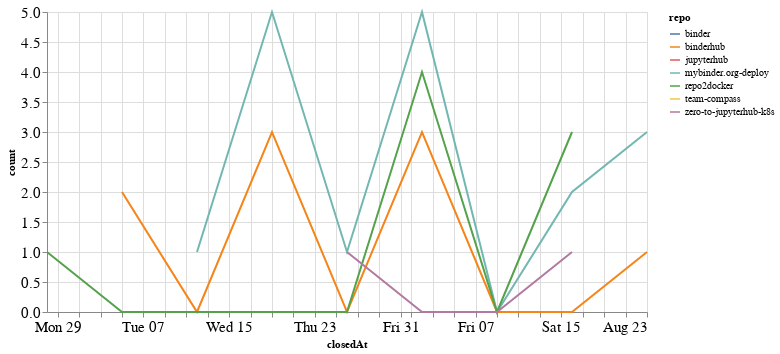

The notebook cell this image was saved under:
### Code cell
closed_by_time = closed_by.groupby('repo').resample('W', on='closedAt').count()['author'].reset_index()
closed_by_time = closed_by_time.rename(columns={'author': 'count'})

alt.Chart(closed_by_time, width=600).mark_line().encode(
    x='closedAt',
    y='count',
    color='repo',
    tooltip="repo"
)

### Figure 1 — Vega-Lite specification as saved in the notebook (floating-point values rounded to 4 significant figures)
{"config": {"axisLeft": {"labelFontSize": 15}, "axisBottom": {"labelFontSize": 15}}, "data": {"name": "data-1bdd0f4aaedcc9c8d9024a32d7d8a5d5"}, "mark": "line", "encoding": {"color": {"type": "nominal", "field": "repo"}, "tooltip": {"type": "nominal", "field": "repo"}, "x": {"type": "temporal", "field": "closedAt"}, "y": {"type": "quantitative", "field": "count"}}, "width": 600, "$schema": "https://vega.github.io/schema/vega-lite/v4.8.1.json", "datasets": {"data-1bdd0f4aaedcc9c8d9024a32d7d8a5d5": [{"repo": "binder", "closedAt": "2020-07-26T00:00:00", "count": 1}, {"repo": "binderhub", "closedAt": "2020-07-05T00:00:00", "count": 2}, {"repo": "binderhub", "closedAt": "2020-07-12T00:00:00", "count": 0}, {"repo": "binderhub", "closedAt": "2020-07-19T00:00:00", "count": 3}, {"repo": "binderhub", "closedAt": "2020-07-26T00:00:00", "count": 0}, {"repo": "binderhub", "closedAt": "2020-08-02T00:00:00", "count": 3}, {"repo": "binderhub", "closedAt": "2020-08-09T00:00:00", "count": 0}, {"repo": "binderhub", "closedAt": "2020-08-16T00:00:00", "count": 0}, {"repo": "binderhub", "closedAt": "2020-08-23T00:00:00", "count": 1}, {"repo": "jupyterhub", "closedAt": "2020-08-16T00:00:00", "count": 1}, {"repo": "mybinder.org-deploy", "closedAt": "2020-07-12T00:00:00", "count": 1}, {"repo": "mybinder.org-deploy", "closedAt": "2020-07-19T00:00:00", "count": 5}, {"repo": "mybinder.org-deploy", "closedAt": "2020-07-26T00:00:00", "count": 1}, {"repo": "mybinder.org-deploy", "closedAt": "2020-08-02T00:00:00", "count": 5}, {"repo": "mybinder.org-deploy", "closedAt": "2020-08-09T00:00:00", "count": 0}, {"repo": "mybinder.org-deploy", "closedAt": "2020-08-16T00:00:00", "count": 2}, {"repo": "mybinder.org-deploy", "closedAt": "2020-08-23T00:00:00", "count": 3}, {"repo": "repo2docker", "closedAt": "2020-06-28T00:00:00", "count": 1}, {"repo": "repo2docker", "closedAt": "2020-07-05T00:00:00", "count": 0}, {"repo": "repo2docker", "closedAt": "2020-07-12T00:00:00", "count": 0}, {"repo": "repo2docker", "closedAt": "2020-07-19T00:00:00", "count": 0}, {"repo": "repo2docker", "closedAt": "2020-07-26T00:00:00", "count": 0}, {"repo": "repo2docker", "closedAt": "2020-08-02T00:00:00", "count": 4}, {"repo": "repo2docker", "closedAt": "2020-08-09T00:00:00", "count": 0}, {"repo": "repo2docker", "closedAt": "2020-08-16T00:00:00", "count": 3}, {"repo": "team-compass", "closedAt": "2020-06-28T00:00:00", "count": 1}, {"repo": "zero-to-jupyterhub-k8s", "closedAt": "2020-07-26T00:00:00", "count": 1}, {"repo": "zero-to-jupyterhub-k8s", "closedAt": "2020-08-02T00:00:00", "count": 0}, {"repo": "zero-to-jupyterhub-k8s", "closedAt": "2020-08-09T00:00:00", "count": 0}, {"repo": "zero-to-jupyterhub-k8s", "closedAt": "2020-08-16T00:00:00", "count": 1}]}}
